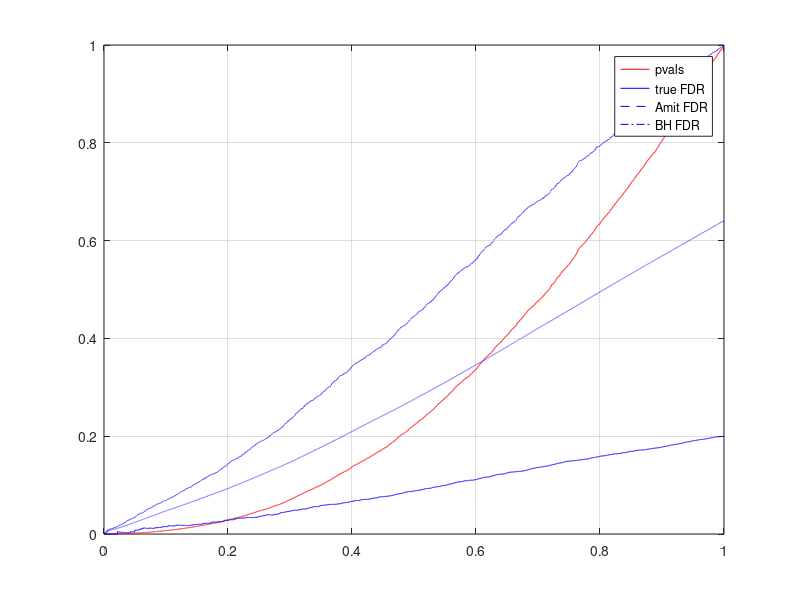

Recreate this plot in MATLAB. (Note: this script raises an error after producing the figure.)
% Test various FDR bounds 
clear all
close all
clc
%solid red line p value vector
%solid color line exact FDR
%dash color line my FDR
%dash dot color line Benjamini FDR
tic
color='bgrmkcy';
figure;
Q=zeros(1,10000);
F=Q;
for w=1:1
    x=[normrnd(0,1,2000,1);normrnd(2,1,3000,1);normrnd(-1,1,5000,1)];
    P=2*normcdf(-abs(x),0,1);
    [Psort,XI]=sort(P);
    plot([1:length(P)]/length(P),Psort,'r');grid on;hold on;
    out=zeros(10000,1);
    out(find(XI<=2000))=1; % false positive (H0)
    Q = cumsum(out)' ./ [1:length(P)];
%    for i=1:length(P)
%        Q(i)=sum(out(1:i))/i;%exact FDR  
%    end
    plot([1:length(P)]/length(P),Q,color(w-7*floor((w-1)/7)));grid on;hold on; % plot exact FDR
    for i=1:length(P)
        F(i)=(length(P)/i)*2*sum(Psort(1:i))/i;%my FDR upper bound
    end
    plot([1:length(P)]/length(P),F,['--',color(w-7*floor((w-1)/7))]);grid on;hold on; % plot Amit's FDR
    q=Psort./[1:length(Psort)]'.*length(Psort);%Benjamini FDR bound
    plot([1:length(P)]/length(P),q,['-.',color(w-7*floor((w-1)/7))]);grid on;hold on; % plot BH FDR
end
legend('pvals', 'true FDR', 'Amit FDR', 'BH FDR');
toc



%%%%%%%%%%%%%%%%%%%%%%%%%%%%%%%%%%%%%%%%%%%%%%%%%%%%%%%%%%%%%%%%%%%%%%%%%
% test using the new functions 
iters = 5000; m=1000; m0 = 500; mu_gap=2; dep_flag = 0; rho=[0.3]; fdr_str = 'BH95'; q = 0.5;
[VR_hist V_moments R_moments FDR_moments] = simulate_VR_dist(iters,m,m0,mu_gap,dep_flag,rho,fdr_str,q);

VR = cell(m,1); V_m = VR; R_m = VR; FDR_m = VR; 
[VR{1} V_m{1} R_m{1} FDR_m{1}] = simulate_VR_dist(iters,m,m0,mu_gap,dep_flag,rho,'min_k',0.36)
[VR{2} V_m{2} R_m{2} FDR_m{2}] = simulate_VR_dist(iters,m,m0,mu_gap,dep_flag,rho,'min_k',0.68)
[VR{3} V_m{3} R_m{3} FDR_m{3}] = simulate_VR_dist(iters,m,m0,mu_gap,dep_flag,rho,'min_k',1)
% [VR{4} V_m{4} R_m{4} FDR_m{4}] = simulate_VR_dist(iters,m,m0,mu_gap,dep_flag,rho,'min_k',1)

%%%%%%%%%%%%%%%%%%%%%%%%%%%%%%%%%%%%%%%%%%%%%%%%%%%%%%%%%%%%%%%%%%%%%%%%%
m=100; m0 = 0.5*m; mu_gap = 2; dep_flag=0;  q=0.05; oracle_q = q*m/m0; iters = 10000;
rho_vec = 0:0.01:1; n = length(rho_vec);
V_moments = zeros(2,n); 
R_moments = zeros(2,n); 
FDR_moments = zeros(2,n); 
for i=1:n    
    i_is = i
    [VR_hist V_moments(:,i) R_moments(:,i) FDR_moments(:,i)] = ...
        simulate_VR_dist(iters,m,m0,mu_gap,dep_flag,rho_vec(i),'bh95',oracle_q);
end
figure; hold on; plot(rho_vec, FDR_moments(1,:), '.'); plot(rho_vec, FDR_moments(2,:), 'r.'); 
legend('mean', 'std'); xlabel('\rho');

%%%%%%%%%%%%%%%%%%%%%%%%%%%%%%%%%%%%%%%%%%%%%%%%%%%%%%%%%%%%%%%%%%%%%%%%%
% Test Amit's problematic oracle example (where FDR was more than theoretic prediction)
m = 500; q=0.05; m0 = 0.2*m; mu_gap = 3.5; rho = 0.8; dep_flag = 0; iters = 10000; oracle_q = q*m/m0; two_side = 1; % bound works for one-sided test
[oracle_VR oracle_V_m oracle_R_m oracle_FDR_m] = simulate_VR_dist(iters,m,m0,mu_gap,dep_flag,rho,'bh95',oracle_q ,two_side);
% figure; imagesc(oracle_VR); colorbar;title('2d Histogram of V vs. R'); xlabel('V'); ylabel('R'); 

FDR_control_should_be_negative = oracle_FDR_m(1) - q % check if we indeed get control (negative) pr violation (positive)


%%%%%%%%%%%%%%%%%%%%%%%%%%%%%%%%%%%%%%%%%%%%%%%%%%%%%%%%%%%%%%%%%%%%%%%%%%%%%%%%%%%%%%%%%%%%%%%
%%% Try various distributions on two p-values and see if we can get
%%% violation of strong control with q (Shlomo's distribution)
m = 2; q=0.5; m0 = m; mu_gap = 3.5; rho = q/2; dep_flag = 2; iters = 100000; oracle_q = q*m/m0; two_side = 1; % bound works for one-sided test
[oracle_VR oracle_V_m oracle_R_m oracle_FDR_m] = simulate_VR_dist(iters,m,m0,mu_gap,dep_flag,rho,'bh95',oracle_q ,two_side);
FDR_control_should_be_negative = oracle_FDR_m(1) - q % check if we indeed get control (negative) pr violation (positive)
% figure; imagesc(oracle_VR); colorbar;title('2d Histogram of V vs. R'); xlabel('V'); ylabel('R'); 


%%%%%%%%%%%%%%%%%%%%%%%%%%%%%%%%%%%%%%%%%%%%%%%%%%%%%%%%%%%%%%%%%%%%%%%%%
% Test the new function for computing q from the FDR 
pvals_vec = simulate_pvals(1,m,m0,mu_gap,dep_flag,rho,[],1); % simulate p-vals (sorted)
q_vec = [0.01:0.01:1]; n = length(q_vec); q_est = zeros(n,1);
for i=1:n % loop over q
   R = FDR_mat_main(pvals_vec, q_vec(i), 'bh95'); 
   q_est(i) =  q_from_R_FDR_mat_main(pvals_vec, R, 'bh95', 1);
end    

figure; hold on; plot(q_vec, q_est, '.'); 
plot([0:0.1:1], [0:0.1:1], 'r');
title('true q vs. inverse q'); xlabel('q'); ylabel('q estimated');

    


%%%%%%%%%%%%%%%%%%%%%%%%%%%%%%%%%%%%%%%%%%%%%%%%
% New functions: for site: 
  P = rand(1,1000); % generate a vector of p-values, of which a 100 are taken from the alternative hypothesis
  P(1:500) = P(1:500) ./ 3; 
  q = FDR_R_to_q(sort(P), 150)  % Compute the FDR of the lowest 100 p-values








